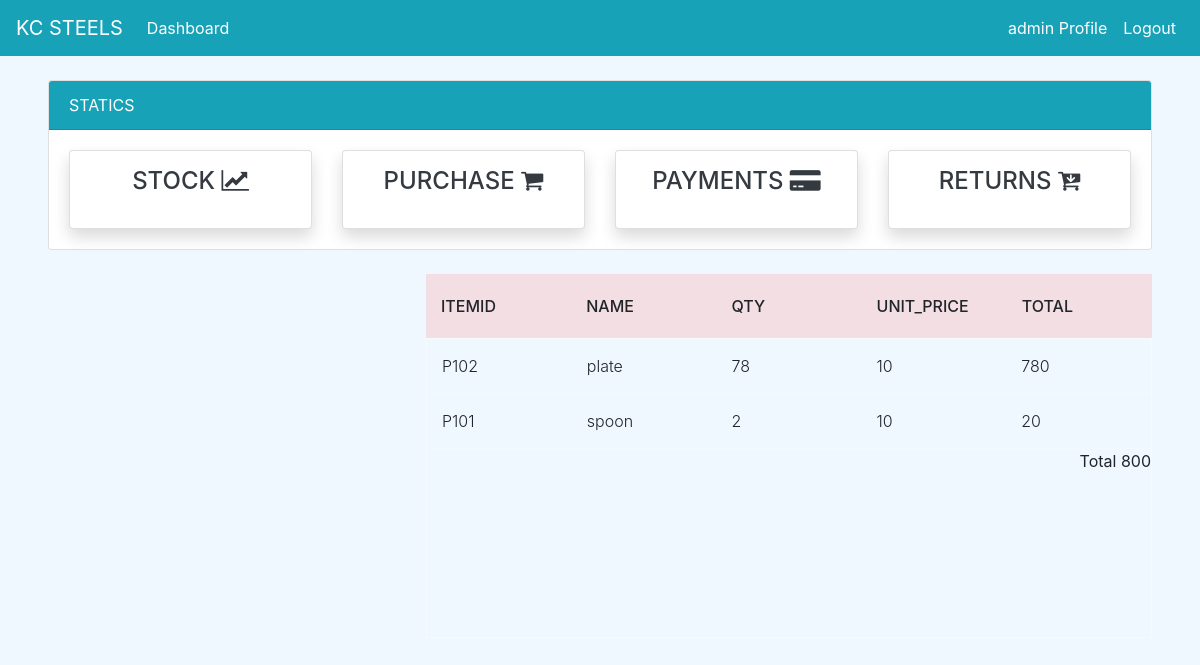
Screenshot of /purchase/view/24 (signed in) with the database file from the repository.
### dashboard/models.py (models this page shows, shortened)
class PurchasedItems(models.Model):
    po_number = models.ForeignKey(PurchaseOrder, on_delete=models.CASCADE,null=True)
    vendor_id = models.ForeignKey(Vendor, on_delete=models.CASCADE,null=True)
    item_id = models.ForeignKey(Item, on_delete=models.CASCADE,null=True)
    item_name = models.CharField(max_length=100, null=True)
    quantity = models.PositiveIntegerField(null=True, default=0)
    unit_price = models.PositiveIntegerField(null=True, default=0)
    total_amt = models.PositiveIntegerField(null=True)
    @property
    def item_name(self):
        return self.item_id.name

class Item(models.Model):
        item_no = models.IntegerField(null=True)
        item_id = models.CharField(max_length=10,null=True)
        name = models.CharField(max_length=100, null=True, blank=False)
        unit_price = models.PositiveBigIntegerField(null=True,blank=True)
        qty_available = models.PositiveIntegerField(null=True, default=0)
        qty_sold = models.PositiveIntegerField(null=True, default=0)
        status = models.BooleanField(default=False)
        def __str__(self):
            return self.item_id

### dashboard/views.py (the view)
# urls.py: path('purchase/view/<int:pk>',views.purchase_view,name='purchase_view'),
@login_required
def purchase_view(request, pk):
    purchase_orders = PurchaseOrder.objects.get(id=pk)
    purchase_orders1 = PurchaseOrder.objects.all()
    current_po_number = purchase_orders1.values('id').filter(id=pk)[0]['id']
    purchase_order_views = PurchasedItems.objects.filter(po_number_id=current_po_number)
    total_amt = 0
    _id = PurchaseOrder.objects.get(id=pk).id
    for each in PurchasedItems.objects.filter(po_number__id=_id):
        total_amt += each.total_amt
    context = {
        'purchase_orders' : purchase_orders,
        'purchase_order_views' : purchase_order_views,
        'total_amt' : total_amt
    }
    return render(request, 'purchase/purchase_view.html',context)

### templates/purchase/purchase_view.html (shortened to what this page needs)
{% extends 'partial/base.html' %}
{% load crispy_forms_tags %}
{% block content %}
{% include 'partial/topnav_staff.html'%}
<div class="mx-5">
	<div class="row my-4">
        <div class="col-md-4">
		</div>
		<div class="col-md-8">
			<div class="tbl-header">
				<table cellpadding="0" cellspacing="0" border="0">
				  <thead>
					<tr>
					  <th scope="col">ItemID</th>
					  <th scope="col">Name</th>
					  <th scope="col">Qty</th>
					  <th scope="col">Unit_Price</th>
					  <th scope="col">Total</th>
					</tr>
				  </thead>
				</table>
			  </div>
			  <div class="tbl-content">
				<table cellpadding="0" cellspacing="0" border="0">
				  <tbody>
					{% for purchase_order_view in purchase_order_views %}
					<tr>
					  <td>{{ purchase_order_view.item_id }}</td>
					  <td>{{ purchase_order_view.item_name }}</td>
					  <td>{{ purchase_order_view.quantity }}</td>
					  <td>{{ purchase_order_view.unit_price }}</td>
					  <td>{{ purchase_order_view.total_amt }}</td>
					</tr>
					{% endfor %}
				  </tbody>
				</table>
				<div class="text-right">
					<label>Total</label>
					<span>{{total_amt}}</span>
				</div>
			  </div>
		</div>
	</div>
</div>
{% endblock %}

### templates/partial/nav.html (shortened to what this page needs)
<div class="mx-6">
	<nav class="navbar navbar-expand-lg navbar-info bg-info">
        {% if user.is_authenticated %}
            <a class="navbar-brand text-white"  href="#">KC STEELS</a>
            <div class="collapse navbar-collapse" id="navbarSupportedContent">
            <ul class="navbar-nav mr-auto">
                <li class="nav-item active">
                <a class="nav-link text-white" href="{% url 'dashboard-index' %}">Dashboard <span class="sr-only">(current)</span></a>
				</li>
            </ul>
			<ul class="navbar-nav ml-auto">
                <li class="nav-item active">
                <a class="nav-link text-white" data-toggle="modal" data-target="#viewP-{{ user.id}}"> {{ user.username }} Profile <span class="sr-only">(current)</span></a>
                </li>
                <li class="nav-item">
                <a class="nav-link text-white" href="{% url 'user-logout' %}">Logout</a>
                </li>
            </ul>
        {% endif %}
      </nav>
</div>

### static/style.css (style rules this page uses)
body { background-color: aliceblue; }

### static/tblstyle.css (style rules this page uses)
table { width:100%; table-layout: fixed; }
.tbl-header { background-color: rgba(243, 162, 162, 0.3); }
.tbl-content { height:300px; overflow-x:auto; margin-top: 0px; border: 1px solid rgba(255,255,255,0.3); }
th { padding: 20px 15px; text-align: left; font-weight: 500; text-transform: uppercase; }
td { padding: 15px; text-align: left; vertical-align:middle; font-weight: 300; border-bottom: solid 1px rgba(255,255,255,0.1); }

### rows the page displays
PurchasedItems: item_id "P102", item_name "plate", quantity "78", unit_price "10", total_amt "780"
PurchasedItems: item_id "P101", item_name "spoon", quantity "2", unit_price "10", total_amt "20"

### other values shown
{{ user.username }} "admin"
{{ total_amt }} "800"
